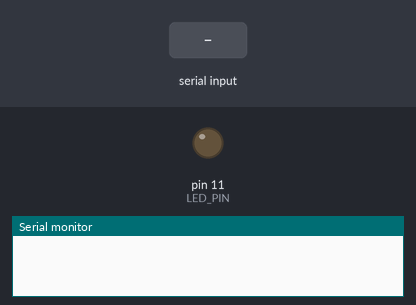
Simulated run of this sketch. Board: Arduino Uno, built with avr-gcc and run on an emulated ATmega328P. On the bench: output pins drawn as LEDs (lit = HIGH), the last lines printed to the serial monitor. The test bench sets the inputs (shaded band).

Above: at 1.2 s.
1.3 s: "90,45\n" received over Serial
At 2.4 s:
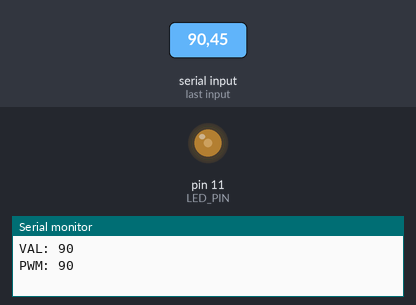
2.8 s: "30,150\n" received over Serial
At 3.5 s:
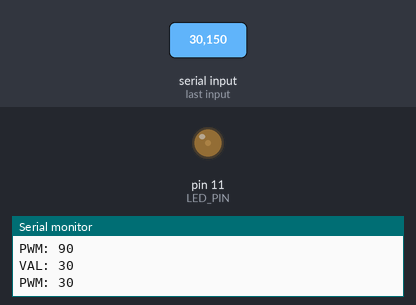
4.3 s: "200\n" received over Serial
At 4.6 s:
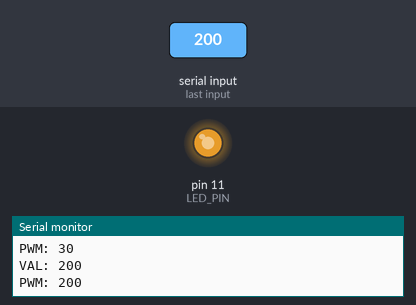
5.8 s: "90\n" received over Serial
At 6.9 s:
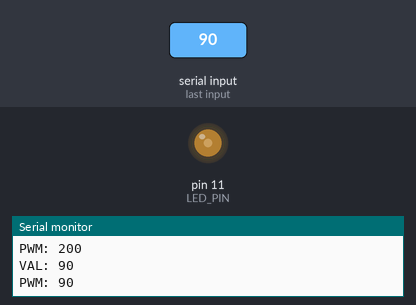
Timing chart, 0 to 8.3 s (numbered marks = the images above; inputs shaded):
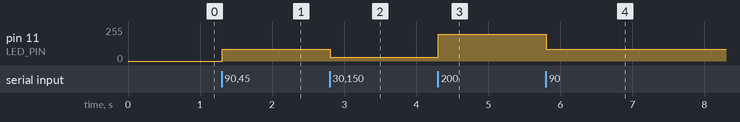

The sketch:

diy10_3.ino
```cpp
// 透過序列埠調整燈光亮度

const byte LED_PIN = 11;

void setup() {
  Serial.begin(9600);
  pinMode(LED_PIN, OUTPUT);
}

void loop() {
  if (Serial.available() > 0) {  // 若序列埠收到值…
    String input = Serial.readStringUntil('\n');
    int val = input.toInt();
    int pwm = constrain(val, 0, 255);

    Serial.println(String("VAL: ") + val);
    Serial.println(String("PWM: ") + pwm);
    analogWrite(LED_PIN, pwm);
  }
}
```

Measured:
- after the input at 1.3 s, pin 11 (LED_PIN): 0/255 → 90/255 at once
- after the input at 2.8 s, pin 11 (LED_PIN): 90/255 → 30/255 at once
- after the input at 4.3 s, pin 11 (LED_PIN): 30/255 → 200/255 at once
- after the input at 5.8 s, pin 11 (LED_PIN): 200/255 → 90/255 at once
